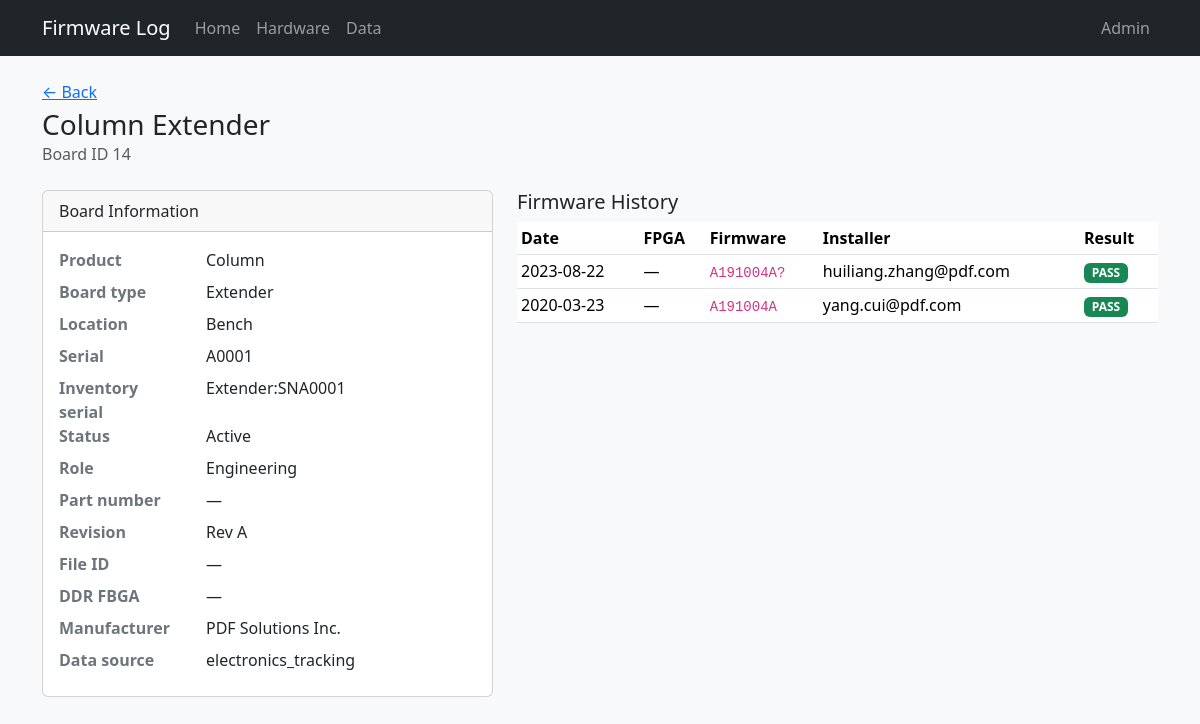
/board/14, run on an earlier commit of the app's database.
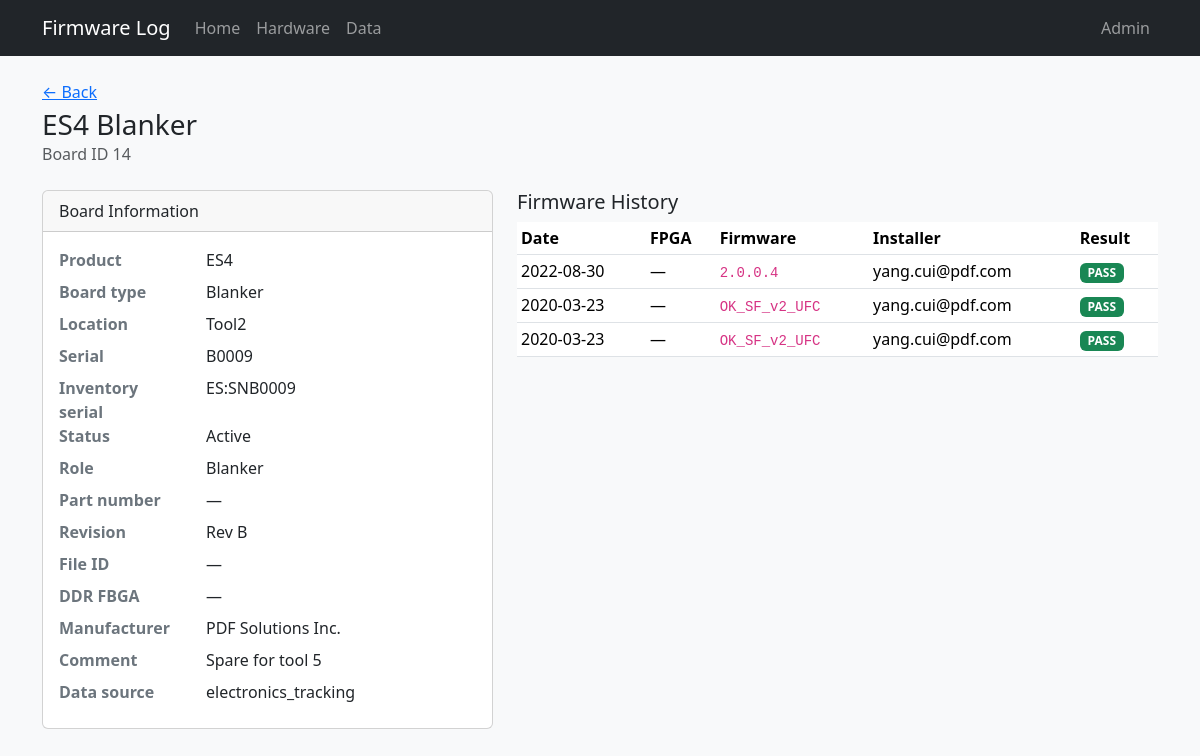
And on a later commit of the database.
### tables this page shows
CREATE TABLE "boards" (
                board_id      INTEGER PRIMARY KEY,
                tool          TEXT,
                board_slot    TEXT,
                manufacturer  TEXT NOT NULL DEFAULT 'PDF Solutions Inc.',
                board_name    TEXT NOT NULL,
                serial        TEXT NOT NULL,
                part_number   TEXT,
                revision      TEXT,
                file_id       TEXT,
                product_name  TEXT NOT NULL,
                ddr_fbga      TEXT
            , inventory_serial TEXT, status TEXT, role TEXT, comment TEXT, open_item TEXT, po TEXT, modified_by TEXT, source_updated_at TEXT, data_source TEXT, dc_status TEXT, ac_status TEXT, gcal_status TEXT, adc_status TEXT, eeprom_status TEXT);

CREATE TABLE "firmware_history" (
                event_id    INTEGER PRIMARY KEY AUTOINCREMENT,
                board_id    INTEGER NOT NULL REFERENCES boards (board_id),
                event_date  TEXT NOT NULL,
                event_time  TEXT,
                fpga        TEXT,
                firmware    TEXT NOT NULL,
                installer   TEXT,
                result      TEXT
            );

### app.py (the view)
@app.route("/board/<int:board_id>")
def board_detail(board_id):
    board = db.get_board(board_id)
    if not board:
        flash("Board not found.", "danger")
        return redirect(url_for("index"))
    return render_template(
        "board_detail.html",
        board=board,
        history=db.board_history(board_id),
        events=db.board_events(board_id),
    )

### db.py (called while the page is built)
def dict_row(cursor, row):
    return {col[0]: row[i] for i, col in enumerate(cursor.description)}

@contextmanager
def get_db():
    conn = sqlite3.connect(DATABASE)
    conn.row_factory = dict_row
    try:
        yield conn
    finally:
        conn.close()

def fetch_all(query, params=()):
    with get_db() as conn:
        return conn.execute(query, params).fetchall()

def fetch_one(query, params=()):
    with get_db() as conn:
        return conn.execute(query, params).fetchone()

def get_board(board_id):
    return fetch_one("SELECT * FROM boards WHERE board_id = ?", (board_id,))

def board_history(board_id):
    return fetch_all(
        """
        SELECT *
        FROM firmware_history
        WHERE board_id = ?
        ORDER BY event_date DESC, COALESCE(event_time, '00:00:00') DESC, event_id DESC
        """,
        (board_id,),
    )

def board_events(board_id):
    return fetch_all(
        """
        SELECT *
        FROM board_events
        WHERE board_id = ?
        ORDER BY event_date DESC, COALESCE(event_time, '00:00:00') DESC, event_id DESC
        """,
        (board_id,),
    )

### templates/board_detail.html (shortened to what this page needs)
{% extends "base.html" %}
{% from "macros.html" import result_badge %}
{% block content %}
<div class="d-flex flex-wrap justify-content-between align-items-start gap-2 mb-4">
  <div>
    <p class="text-muted mb-1"><a href="{{ url_for('index') }}">&larr; Back</a></p>
    <h1 class="h3 mb-0">{{ board.product_name }} {{ board.board_name }}</h1>
    <p class="text-muted mb-0">Board ID {{ board.board_id }}</p>
  </div>
</div>
<div class="row g-4">
  <div class="col-md-5">
    <div class="card">
      <div class="card-header">Board Information</div>
      <dl class="card-body mb-0 row">
        <dt class="col-sm-4">Product</dt><dd class="col-sm-8">{{ board.product_name }}</dd>
        <dt class="col-sm-4">Board type</dt><dd class="col-sm-8">{{ board.board_name }}</dd>
        <dt class="col-sm-4">Location</dt><dd class="col-sm-8">{{ board.tool or '—' }}</dd>
        <dt class="col-sm-4">Serial</dt><dd class="col-sm-8">{{ board.serial }}</dd>
        <dt class="col-sm-4">Inventory serial</dt><dd class="col-sm-8">{{ board.inventory_serial or '—' }}</dd>
        <dt class="col-sm-4">Status</dt><dd class="col-sm-8">{{ board.status or '—' }}</dd>
        <dt class="col-sm-4">Role</dt><dd class="col-sm-8">{{ board.role or '—' }}</dd>
        <dt class="col-sm-4">Part number</dt><dd class="col-sm-8">{{ board.part_number or '—' }}</dd>
        <dt class="col-sm-4">Revision</dt><dd class="col-sm-8">{{ board.revision or '—' }}</dd>
        <dt class="col-sm-4">File ID</dt><dd class="col-sm-8">{{ board.file_id or '—' }}</dd>
        <dt class="col-sm-4">DDR FBGA</dt><dd class="col-sm-8">{{ board.ddr_fbga or '—' }}</dd>
        <dt class="col-sm-4">Manufacturer</dt><dd class="col-sm-8">{{ board.manufacturer }}</dd>
        {% if board.comment %}
        <dt class="col-sm-4">Comment</dt><dd class="col-sm-8">{{ board.comment }}</dd>
        {% endif %}
        {% if board.data_source %}
        <dt class="col-sm-4">Data source</dt><dd class="col-sm-8">{{ board.data_source }}</dd>
        {% endif %}
      </dl>
    </div>
  </div>
  <div class="col-md-7">
    <h2 class="h5">Firmware History</h2>
    <div class="table-responsive">
      <table class="table table-sm table-hover align-middle">
        <thead>
          <tr>
            <th>Date</th>
            <th>FPGA</th>
            <th>Firmware</th>
            <th>Installer</th>
            <th>Result</th>
          </tr>
        </thead>
        <tbody>
          {% for row in history %}
          <tr>
            <td>{{ row.event_date }}{% if row.event_time %} {{ row.event_time }}{% endif %}</td>
            <td>{{ row.fpga or '—' }}</td>
            <td><code>{{ row.firmware }}</code></td>
            <td>{{ row.installer or '—' }}</td>
            <td>{{ result_badge(row.result) }}</td>
          </tr>
          {% else %}
          <tr><td colspan="6" class="text-muted">No firmware history for this board.</td></tr>
          {% endfor %}
        </tbody>
      </table>
    </div>
  </div>
</div>
{% endblock %}

### templates/base.html (shortened to what this page needs)
<!DOCTYPE html>
<html lang="en">
<head>
  <link href="https://cdn.jsdelivr.net/npm/bootstrap@5.3.3/dist/css/bootstrap.min.css" rel="stylesheet">
  <link href="{{ url_for('static', filename='style.css') }}" rel="stylesheet">
</head>
<body>
  <nav class="navbar navbar-expand-lg navbar-dark bg-dark mb-4">
    <div class="container">
      <a class="navbar-brand" href="{{ url_for('index') }}">Firmware Log</a>
      <div class="collapse navbar-collapse" id="nav">
        <ul class="navbar-nav me-auto">
          <li class="nav-item"><a class="nav-link" href="{{ url_for('index') }}">Home</a></li>
          <li class="nav-item"><a class="nav-link" href="/hardware">Hardware</a></li>
          <li class="nav-item"><a class="nav-link" href="{{ url_for('data') }}">Data</a></li>
        </ul>
        <ul class="navbar-nav">
          {% if session.get('admin') %}
          <li class="nav-item"><a class="nav-link" href="{{ url_for('admin_index') }}">Admin</a></li>
          <li class="nav-item"><a class="nav-link" href="{{ url_for('admin_sql') }}">SQL</a></li>
          <li class="nav-item"><a class="nav-link" href="{{ url_for('admin_deleted') }}">Deleted Records</a></li>
          <li class="nav-item"><a class="nav-link" href="{{ url_for('admin_logout') }}">Logout</a></li>
          {% else %}
          <li class="nav-item"><a class="nav-link" href="{{ url_for('admin_login') }}">Admin</a></li>
          {% endif %}
        </ul>
      </div>
    </div>
  </nav>
  <main class="container pb-5">
    {% block content %}{% endblock %}
  </main>
</body>
</html>

### templates/macros.html (shortened to what this page needs)
{% macro result_badge(result) -%}
  {% if result %}
    {% set r = result|upper %}
    {% if r == 'PASS' %}
      <span class="badge text-bg-success">PASS</span>
    {% elif r == 'FAIL' %}
      <span class="badge text-bg-danger">FAIL</span>
    {% else %}
      <span class="badge text-bg-secondary">{{ result }}</span>
    {% endif %}
  {% else %}
    <span class="text-muted">—</span>
  {% endif %}
{%- endmacro %}

### static/style.css (style rules this page uses)
body { background-color: #f8f9fa; }
code { font-size: 0.875em; }
.table th { white-space: nowrap; }
.card dl dt { color: #6c757d; }

What changed in the data, as far as the page shows it:
removed firmware_history: event_date "2023-08-22", fpga "—", firmware "A191004A?", installer "huiliang.zhang@pdf.com", result "PASS"
removed firmware_history: event_date "2020-03-23", fpga "—", firmware "A191004A", installer "yang.cui@pdf.com", result "PASS"
changed boards "Active": product_name "Column" → "ES4"; board_name "Extender" → "Blanker"; tool "Bench" → "Tool2"; serial "A0001" → "B0009"; inventory_serial "Extender:SNA0001" → "ES:SNB0009"; role "Engineering" → "Blanker"; revision "Rev A" → "Rev B"; comment (not shown) → "Spare for tool 5"
now on this page (row edited): firmware_history: event_date "2022-08-30", fpga "—", firmware "2.0.0.4", installer "yang.cui@pdf.com", result "PASS"
now on this page (row edited): firmware_history: event_date "2020-03-23", fpga "—", firmware "OK_SF_v2_UFC", installer "yang.cui@pdf.com", result "PASS"
now on this page (row edited): firmware_history: event_date "2020-03-23", fpga "—", firmware "OK_SF_v2_UFC", installer "yang.cui@pdf.com", result "PASS"
Also different on the page:
text now shown: "Comment"
